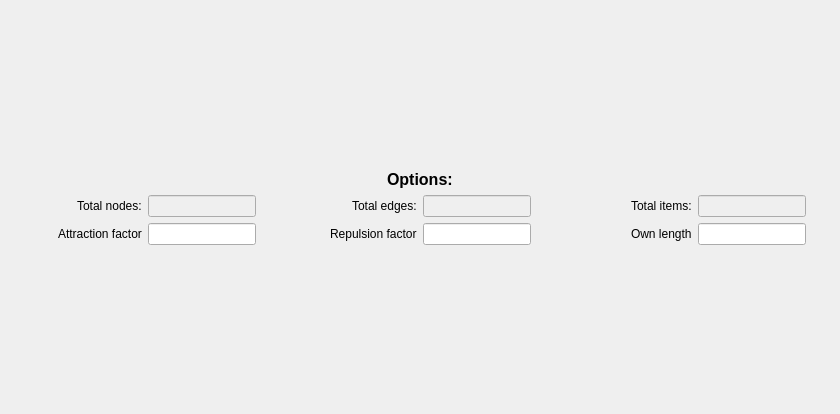
<?xml version="1.0" encoding="UTF-8"?>
<ui version="4.0">
 <class>CourseUnitViewerSettings</class>
 <widget class="QDialog" name="CourseUnitViewerSettings">
  <property name="geometry">
   <rect>
    <x>0</x>
    <y>0</y>
    <width>840</width>
    <height>414</height>
   </rect>
  </property>
  <property name="windowTitle">
   <string>Settings</string>
  </property>
  <layout class="QVBoxLayout" name="verticalLayout">
   <item>
    <spacer name="verticalSpacer">
     <property name="orientation">
      <enum>Qt::Vertical</enum>
     </property>
     <property name="sizeHint" stdset="0">
      <size>
       <width>20</width>
       <height>40</height>
      </size>
     </property>
    </spacer>
   </item>
   <item alignment="Qt::AlignHCenter">
    <widget class="QLabel" name="label_4">
     <property name="font">
      <font>
       <pointsize>12</pointsize>
       <weight>75</weight>
       <bold>true</bold>
      </font>
     </property>
     <property name="text">
      <string>Options:</string>
     </property>
    </widget>
   </item>
   <item>
    <layout class="QGridLayout" name="gridLayout">
     <item row="0" column="1" alignment="Qt::AlignLeft">
      <widget class="QLineEdit" name="totalNodes">
       <property name="enabled">
        <bool>false</bool>
       </property>
       <property name="readOnly">
        <bool>true</bool>
       </property>
      </widget>
     </item>
     <item row="0" column="0" alignment="Qt::AlignRight">
      <widget class="QLabel" name="label">
       <property name="text">
        <string>Total nodes:</string>
       </property>
      </widget>
     </item>
     <item row="0" column="4" alignment="Qt::AlignRight">
      <widget class="QLabel" name="label_3">
       <property name="text">
        <string>Total items:</string>
       </property>
      </widget>
     </item>
     <item row="0" column="2" alignment="Qt::AlignRight">
      <widget class="QLabel" name="label_2">
       <property name="text">
        <string>Total edges:</string>
       </property>
      </widget>
     </item>
     <item row="0" column="5" alignment="Qt::AlignLeft">
      <widget class="QLineEdit" name="totalItems">
       <property name="enabled">
        <bool>false</bool>
       </property>
       <property name="readOnly">
        <bool>true</bool>
       </property>
      </widget>
     </item>
     <item row="0" column="3" alignment="Qt::AlignLeft">
      <widget class="QLineEdit" name="totalEdges">
       <property name="enabled">
        <bool>false</bool>
       </property>
       <property name="readOnly">
        <bool>true</bool>
       </property>
      </widget>
     </item>
    </layout>
   </item>
   <item>
    <layout class="QHBoxLayout" name="horizontalLayout_3">
     <item alignment="Qt::AlignRight">
      <widget class="QLabel" name="label_5">
       <property name="text">
        <string>Attraction factor</string>
       </property>
      </widget>
     </item>
     <item alignment="Qt::AlignLeft">
      <widget class="QLineEdit" name="attFact"/>
     </item>
     <item alignment="Qt::AlignRight">
      <widget class="QLabel" name="label_7">
       <property name="text">
        <string>Repulsion factor</string>
       </property>
      </widget>
     </item>
     <item alignment="Qt::AlignLeft">
      <widget class="QLineEdit" name="repFact"/>
     </item>
     <item alignment="Qt::AlignRight">
      <widget class="QLabel" name="label_6">
       <property name="text">
        <string>Own length</string>
       </property>
      </widget>
     </item>
     <item alignment="Qt::AlignLeft">
      <widget class="QLineEdit" name="ownLength"/>
     </item>
    </layout>
   </item>
   <item>
    <spacer name="verticalSpacer_2">
     <property name="orientation">
      <enum>Qt::Vertical</enum>
     </property>
     <property name="sizeHint" stdset="0">
      <size>
       <width>20</width>
       <height>40</height>
      </size>
     </property>
    </spacer>
   </item>
  </layout>
 </widget>
 <resources/>
 <connections/>
</ui>
